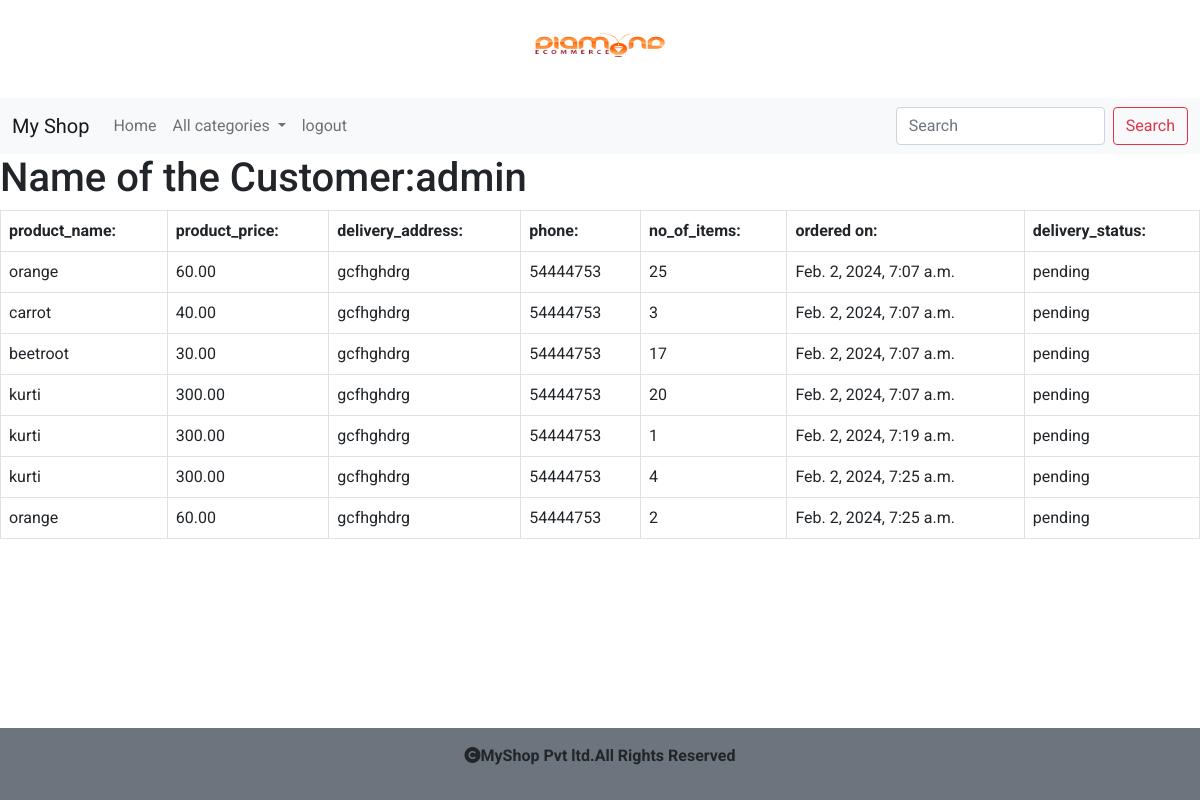
The page /orderview (signed in) on the database its author committed.
### cart/models.py (models this page shows, shortened)
class Order(models.Model):
    product=models.ForeignKey(Product,on_delete=models.CASCADE)
    user = models.ForeignKey(User, on_delete=models.CASCADE)
    no_of_items=models.IntegerField()
    address=models.TextField()
    phone=models.IntegerField()
    order_status=models.CharField(max_length=20,default="pending")
    delivery_status=models.CharField(max_length=20,default="pending")
    ordered_date=models.DateTimeField(auto_now_add=True)

### shop/models.py (models this page shows, shortened)
class Product(models.Model):
    name=models.CharField(max_length=20)
    desc=models.TextField(max_length=200)
    image=models.ImageField(upload_to="product",null=True,blank=True)
    price=models.DecimalField(max_digits=10,decimal_places=2)
    category=models.ForeignKey(Category,on_delete=models.CASCADE)
    stock=models.IntegerField()
    available=models.BooleanField(default=True)
    created=models.DateTimeField(auto_now_add=True)
    updated=models.DateTimeField(auto_now=True)

### cart/views.py (the view)
# urls.py: path('orderview',views.orderview,name="orderview"),
def orderview(request):
    u = request.user
    o=Order.objects.filter(user=u)
    return render(request, 'orderview.html',{'o':o,'u':u.username})

### cart/context_processors.py (called while the page is built)
def total_count(request):
    item_count=0
    u=request.user
    try:
        cart=Cart.objects.filter(user=u)
        for i in cart:
            item_count+=i.quantity
    except:
        item_count=0
    return {'count':item_count}

### shop/context_processors.py (called while the page is built)
def menu_links(request):
    c=Category.objects.filter()
    return {'links':c}

### templates/orderview.html
{% extends 'base.html' %}
{% load static %}
{% block content %}
<table class="table table-bordered">
    <tr><h1>Name of the Customer:{{user.username}}</h1></tr>
    <tr><th>product_name:</th>
        <th>product_price:</th>
        <th>delivery_address:</th>
        <th>phone:</th>
        <th>no_of_items:</th>
        <th>ordered on:</th>
        <th>delivery_status:</th>
    </tr>
    {% for i in o %}
    <tr>
        <td>{{i.product.name}}</td>
        <td>{{i.product.price}}</td>
        <td>{{i.address}}</td>
        <td>{{i.phone}}</td>
        <td>{{i.no_of_items}}</td>
        <td>{{i.ordered_date}}</td>
        <td>{{i.delivery_status}}</td></tr>
{% endfor %}
</table>
{% endblock %}

### static/css/style.css (style rules this page uses)
body { font-family: 'Roboto', sans-serif; }

### rows shown on the page
Order: product.name "orange", product.price "60.00", address "gcfhghdrg", phone "54444753", no_of_items "25", ordered_date "Feb. 2, 2024, 7:07 a.m.", delivery_status "pending"
Order: product.name "carrot", product.price "40.00", address "gcfhghdrg", phone "54444753", no_of_items "3", ordered_date "Feb. 2, 2024, 7:07 a.m.", delivery_status "pending"
Order: product.name "beetroot", product.price "30.00", address "gcfhghdrg", phone "54444753", no_of_items "17", ordered_date "Feb. 2, 2024, 7:07 a.m.", delivery_status "pending"
Order: product.name "kurti", product.price "300.00", address "gcfhghdrg", phone "54444753", no_of_items "20", ordered_date "Feb. 2, 2024, 7:07 a.m.", delivery_status "pending"
Order: product.name "kurti", product.price "300.00", address "gcfhghdrg", phone "54444753", no_of_items "1", ordered_date "Feb. 2, 2024, 7:19 a.m.", delivery_status "pending"
Order: product.name "kurti", product.price "300.00", address "gcfhghdrg", phone "54444753", no_of_items "4", ordered_date "Feb. 2, 2024, 7:25 a.m.", delivery_status "pending"
Order: product.name "orange", product.price "60.00", address "gcfhghdrg", phone "54444753", no_of_items "2", ordered_date "Feb. 2, 2024, 7:25 a.m.", delivery_status "pending"

### other values the page prints
{{ user.username }} "admin"
